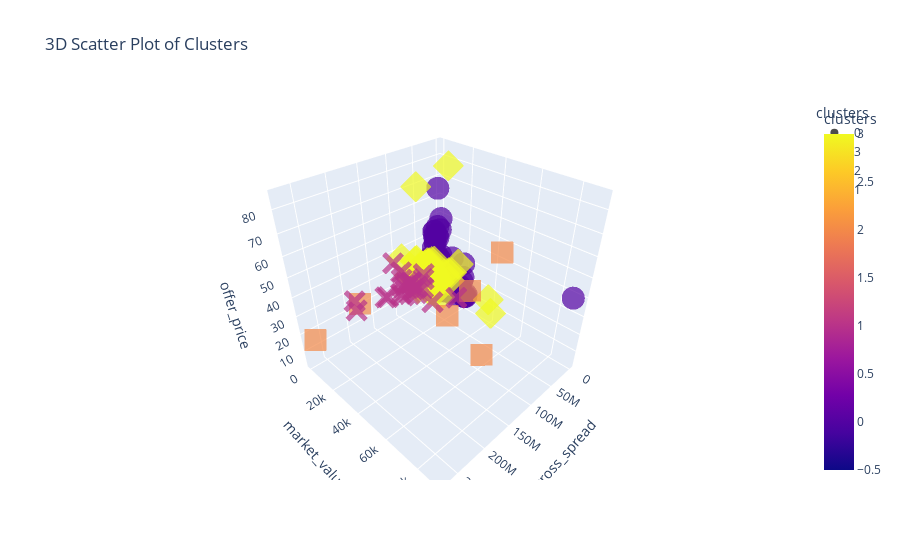

Here is the notebook cell this chart was saved with:
### Code cell
import plotly.express as px

# Assuming df is your DataFrame with the specified columns

fig = px.scatter_3d(df, x='gross_spread', y='market_value', z='offer_price', color='clusters',
                    symbol='clusters', opacity=0.7, size_max=10,
                    title='3D Scatter Plot of Clusters', color_discrete_sequence=px.colors.qualitative.Set1)
fig.show()

# Save the figure to an HTML file
fig.write_html("3d_scatter_plot.html")

### Figure 1 — Plotly figure (JSON) as saved in the notebook; plotly's stock layout.template omitted (floating-point values rounded to 4 significant figures; data arrays with more than 128 entries replaced by an {"elided": "..."} marker saying what was removed)
{"data": [{"hovertemplate": "clusters=%{marker.color}<br>gross_spread=%{x}<br>market_value=%{y}<br>offer_price=%{z}<extra></extra>", "legendgroup": "0", "marker": {"color": {"elided": "1105 int values"}, "coloraxis": "coloraxis", "opacity": 0.7, "symbol": "circle"}, "mode": "markers", "name": "0", "scene": "scene", "showlegend": true, "type": "scatter3d", "x": {"elided": "1105 int values"}, "y": {"elided": "1105 int values"}, "z": {"elided": "1105 int values"}}, {"hovertemplate": "clusters=%{marker.color}<br>gross_spread=%{x}<br>market_value=%{y}<br>offer_price=%{z}<extra></extra>", "legendgroup": "3", "marker": {"color": {"elided": "171 int values"}, "coloraxis": "coloraxis", "opacity": 0.7, "symbol": "diamond"}, "mode": "markers", "name": "3", "scene": "scene", "showlegend": true, "type": "scatter3d", "x": {"elided": "171 int values"}, "y": {"elided": "171 int values"}, "z": {"elided": "171 int values"}}, {"hovertemplate": "clusters=%{marker.color}<br>gross_spread=%{x}<br>market_value=%{y}<br>offer_price=%{z}<extra></extra>", "legendgroup": "2", "marker": {"color": [2, 2, 2, 2, 2, 2], "coloraxis": "coloraxis", "opacity": 0.7, "symbol": "square"}, "mode": "markers", "name": "2", "scene": "scene", "showlegend": true, "type": "scatter3d", "x": [176075651, 1232159, 200083016, 1960858, 271530000, 136050750], "y": [81247, 24554, 11257, 44820, 5500, 49500], "z": [38, 14, 31, 45, 20, 33]}, {"hovertemplate": "clusters=%{marker.color}<br>gross_spread=%{x}<br>market_value=%{y}<br>offer_price=%{z}<extra></extra>", "legendgroup": "1", "marker": {"color": [1, 1, 1, 1, 1, 1, 1, 1, 1, 1, 1, 1, 1, 1, 1, 1, 1, 1, 1, 1, 1, 1, 1, 1, 1], "coloraxis": "coloraxis", "opacity": 0.7, "symbol": "x"}, "mode": "markers", "name": "1", "scene": "scene", "showlegend": true, "type": "scatter3d", "x": [194647344, 88650000, 99945300, 76500000, 74430000, 70875000, 94837500, 94964203, 60750000, 96862500, 133875000, 98807931, 74628994, 56249813, 157828875, 202093334, 85570063, 133331000, 81691170, 119935803, 78688750, 86236260, 50236824, 76500000, 153160000], "y": [4607, 1970, 9546, 1700, 1460, 1575, 2108, 2000, 1350, 2153, 2620, 2864, 5727, 4809, 15456, 7895, 22434, 15573, 3465, 5444, 6671, 2488, 3022, 12776, 60162], "z": [23, 20, 20, 20, 20, 15, 15, 20, 15, 25, 20, 30, 15, 15, 30, 31, 19, 28, 21, 39, 19, 22, 19, 30, 50]}], "layout": {"coloraxis": {"colorbar": {"title": {"text": "clusters"}}, "colorscale": [[0, "#0d0887"], [0.1111, "#46039f"], [0.2222, "#7201a8"], [0.3333, "#9c179e"], [0.4444, "#bd3786"], [0.5556, "#d8576b"], [0.6667, "#ed7953"], [0.7778, "#fb9f3a"], [0.8889, "#fdca26"], [1, "#f0f921"]]}, "legend": {"title": {"text": "clusters"}, "tracegroupgap": 0}, "scene": {"domain": {"x": [0, 1], "y": [0, 1]}, "xaxis": {"title": {"text": "gross_spread"}}, "yaxis": {"title": {"text": "market_value"}}, "zaxis": {"title": {"text": "offer_price"}}}, "title": {"text": "3D Scatter Plot of Clusters"}}}
